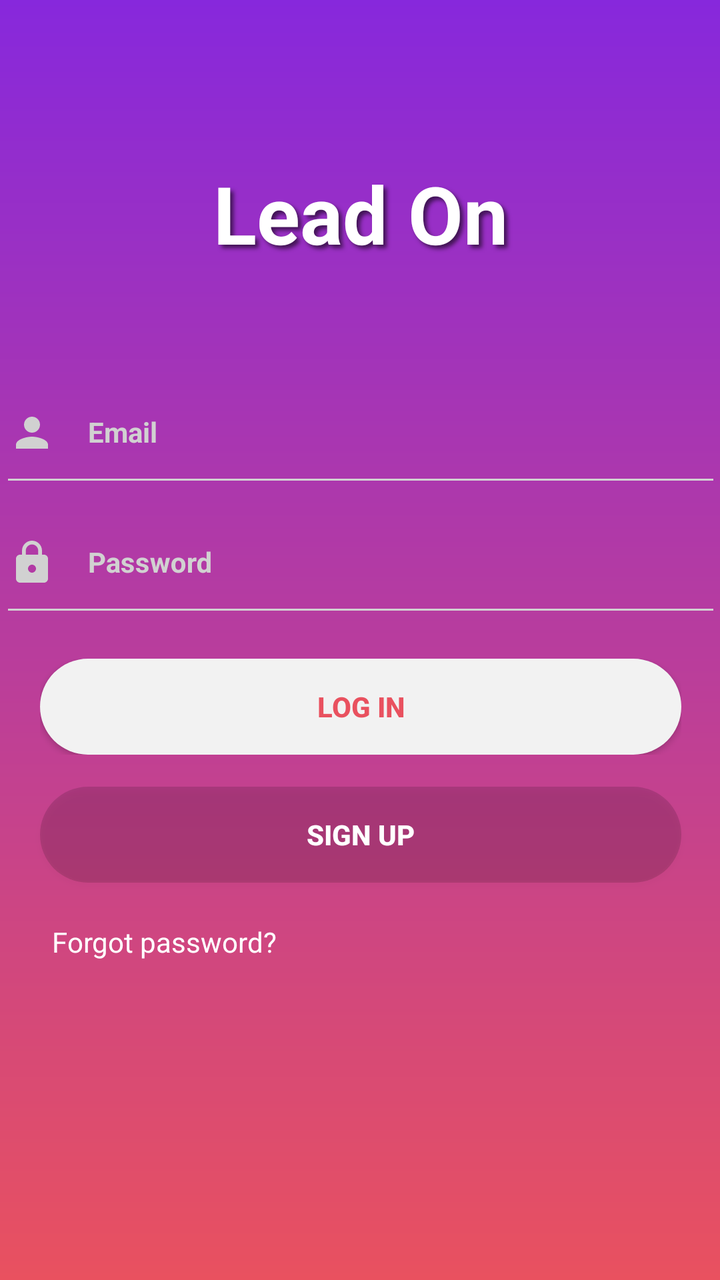
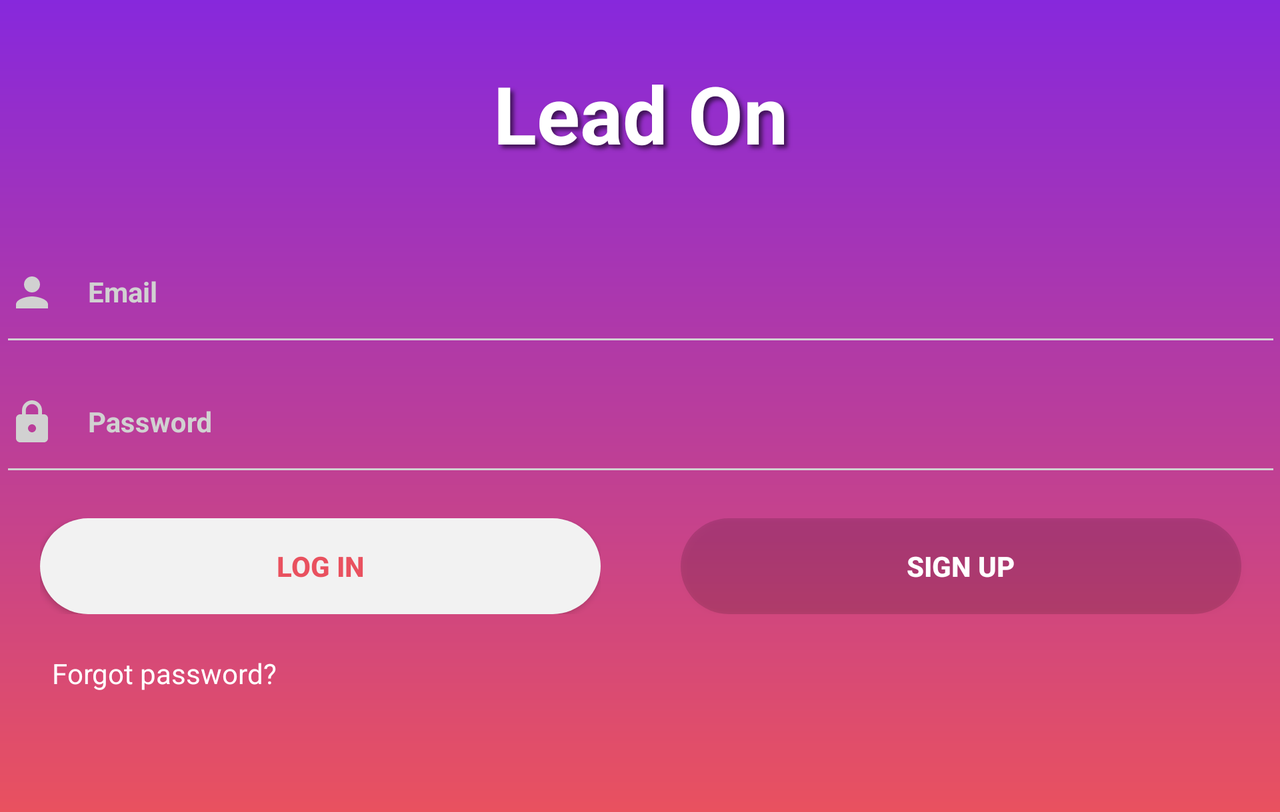

One screen, two layout resources from the same app: the default and the repository's alternative for another configuration. Each is rendered where Android would select it; the XML of both is given below.
<!-- AndroidManifest.xml: activity theme Theme.AppCompat.Light.NoActionBar -->
<!-- res/layout/activity_login.xml -->
<?xml version="1.0" encoding="utf-8"?>
<ScrollView xmlns:android="http://schemas.android.com/apk/res/android"
    xmlns:tools="http://schemas.android.com/tools"
    android:id="@+id/root_view"
    android:layout_width="match_parent"
    android:layout_height="match_parent"
    android:background="@drawable/login_bg"
    android:fitsSystemWindows="true"
    android:gravity="center_horizontal"
    android:orientation="vertical"
    android:paddingLeft="@dimen/activity_horizontal_margin"
    android:paddingTop="@dimen/activity_vertical_margin"
    android:paddingRight="@dimen/activity_horizontal_margin"
    android:paddingBottom="@dimen/activity_vertical_margin"
    tools:context=".module.login.LoginActivity">

    <LinearLayout
        android:id="@+id/login_form"
        android:layout_width="match_parent"
        android:layout_height="wrap_content"
        android:orientation="vertical">

        <TextView
            android:layout_width="match_parent"
            android:layout_height="wrap_content"
            android:layout_marginTop="80dp"
            android:layout_marginBottom="50dp"
            android:elevation="10dp"
            android:gravity="center"
            android:shadowColor="@color/semi_transparent_dark"
            android:shadowDx="5"
            android:shadowDy="5"
            android:shadowRadius="5"
            android:text="@string/app_name"
            android:textColor="@color/white"
            android:textSize="40sp"
            android:textStyle="bold" />

        <android.support.design.widget.TextInputLayout
            android:layout_width="match_parent"
            android:layout_height="wrap_content"
            android:textColorHint="@color/light_gray">

            <AutoCompleteTextView
                android:id="@+id/email_et"
                android:layout_width="match_parent"
                android:layout_height="wrap_content"
                android:backgroundTint="@color/light_gray"
                android:drawableStart="@drawable/ic_user"
                android:drawablePadding="16dp"
                android:hint="@string/prompt_email"
                android:inputType="textEmailAddress"
                android:maxLines="1"
                android:paddingBottom="20dp"
                android:nextFocusDown="@id/password_et"
                android:singleLine="true"
                android:textColor="@color/white"
                android:textColorHint="@color/light_gray"
                android:textSize="14sp"
                android:textStyle="bold" />

        </android.support.design.widget.TextInputLayout>

        <android.support.design.widget.TextInputLayout
            android:layout_width="match_parent"
            android:layout_height="wrap_content"
            android:textColorHint="@color/light_gray">

            <EditText
                android:id="@+id/password_et"
                android:layout_width="match_parent"
                android:layout_height="wrap_content"
                android:backgroundTint="@color/light_gray"
                android:drawableStart="@drawable/ic_password"
                android:drawablePadding="16dp"
                android:hint="@string/prompt_password"
                android:imeActionId="6"
                android:imeActionLabel="@string/action_sign_in_short"
                android:imeOptions="actionUnspecified"
                android:inputType="textPassword"
                android:maxLines="1"
                android:paddingBottom="20dp"
                android:singleLine="true"
                android:textColor="@color/white"
                android:textColorHint="@color/light_gray"
                android:textSize="14sp"
                android:textStyle="bold" />

        </android.support.design.widget.TextInputLayout>

        <RelativeLayout
            android:layout_width="match_parent"
            android:layout_height="wrap_content"
            android:layout_marginStart="20dp"
            android:layout_marginTop="16dp"
            android:layout_marginEnd="20dp">

            <Button
                android:id="@+id/log_in_btn"
                android:layout_width="match_parent"
                android:layout_height="48dp"
                android:background="@drawable/login_button_bg"
                android:text="@string/log_in"
                android:textColor="@color/colorAccent"
                android:textStyle="bold"
                tools:visibility="visible" />

            <ProgressBar
                android:id="@+id/login_pb"
                android:layout_width="wrap_content"
                android:layout_height="wrap_content"
                android:layout_centerInParent="true" />

        </RelativeLayout>

        <Button
            android:id="@+id/sign_up_btn"
            android:layout_width="match_parent"
            android:layout_height="48dp"
            android:layout_marginStart="20dp"
            android:layout_marginTop="16dp"
            android:layout_marginEnd="20dp"
            android:background="@drawable/signup_button_bg"
            android:foreground="?attr/selectableItemBackground"
            android:text="@string/sign_up"
            android:textColor="@color/white"
            android:textStyle="bold" />

        <TextView
            android:id="@+id/forgot_password_tv"
            android:layout_width="wrap_content"
            android:layout_height="wrap_content"
            android:layout_marginStart="16dp"
            android:layout_marginTop="10dp"
            android:layout_marginBottom="50dp"
            android:background="?attr/selectableItemBackground"
            android:clickable="true"
            android:focusable="true"
            android:padding="10dp"
            android:text="@string/forgot_password"
            android:textColor="@color/white" />

    </LinearLayout>
</ScrollView>
<!-- resources referenced by this layout -->
<resources>
  <color name="colorAccent">#e9515f</color>
  <color name="light_gray">#d1d1d1</color>
  <color name="semi_transparent_dark">#93000000</color>
  <color name="white">#ffffff</color>
  <!-- drawable ic_password (drawable) -->
  <vector xmlns:android="http://schemas.android.com/apk/res/android"
      android:width="24dp"
      android:height="24dp"
      android:viewportWidth="24"
      android:viewportHeight="24">
      <path
          android:fillColor="@color/light_gray"
          android:pathData="M18,8h-1L17,6c0,-2.76 -2.24,-5 -5,-5S7,3.24 7,6v2L6,8c-1.1,0 -2,0.9 -2,2v10c0,1.1 0.9,2 2,2h12c1.1,0 2,-0.9 2,-2L20,10c0,-1.1 -0.9,-2 -2,-2zM12,17c-1.1,0 -2,-0.9 -2,-2s0.9,-2 2,-2 2,0.9 2,2 -0.9,2 -2,2zM15.1,8L8.9,8L8.9,6c0,-1.71 1.39,-3.1 3.1,-3.1 1.71,0 3.1,1.39 3.1,3.1v2z" />
  </vector>
  <!-- drawable ic_user (drawable) -->
  <vector xmlns:android="http://schemas.android.com/apk/res/android"
      android:width="24dp"
      android:height="24dp"
      android:viewportWidth="24"
      android:viewportHeight="24">
      <path
          android:fillColor="@color/light_gray"
          android:pathData="M12,12c2.21,0 4,-1.79 4,-4s-1.79,-4 -4,-4 -4,1.79 -4,4 1.79,4 4,4zM12,14c-2.67,0 -8,1.34 -8,4v2h16v-2c0,-2.66 -5.33,-4 -8,-4z" />
  </vector>
  <!-- drawable login_bg (drawable) -->
  <?xml version="1.0" encoding="utf-8"?>
  <shape xmlns:android="http://schemas.android.com/apk/res/android">
  
      <gradient
          android:angle="270"
          android:endColor="@color/login_bg_end"
          android:startColor="@color/login_bg_start" />
  </shape>
  <!-- drawable login_button_bg (drawable) -->
  <?xml version="1.0" encoding="utf-8"?>
  <shape xmlns:android="http://schemas.android.com/apk/res/android">
  
      <solid android:color="@color/button_bg" />
      <corners android:radius="30dp" />
  </shape>
  <!-- drawable signup_button_bg (drawable) -->
  <?xml version="1.0" encoding="utf-8"?>
  <shape xmlns:android="http://schemas.android.com/apk/res/android">
  
      <corners android:radius="30dp" />
      <solid android:color="@color/semi_transparent" />
  </shape>
  <string name="action_sign_in_short">Sign in</string>
  <string name="app_name">Lead On</string>
  <string name="forgot_password">Forgot password?</string>
  <string name="log_in">Log In</string>
  <string name="prompt_email">Email</string>
  <string name="prompt_password">Password</string>
  <string name="sign_up">Sign Up</string>
  <color name="login_bg_end">#e9515f</color>
  <color name="login_bg_start">#8728dc</color>
  <color name="button_bg">#f2f2f2</color>
  <color name="semi_transparent">#23000000</color>
</resources>
<!-- res/layout-land/activity_login.xml (the repository's variant of the layout above) -->
<!-- drawn on the phone turned sideways -->
<?xml version="1.0" encoding="utf-8"?>
<ScrollView xmlns:android="http://schemas.android.com/apk/res/android"
    xmlns:tools="http://schemas.android.com/tools"
    android:id="@+id/root_view"
    android:layout_width="match_parent"
    android:layout_height="match_parent"
    android:background="@drawable/login_bg"
    android:fitsSystemWindows="true"
    android:gravity="center_horizontal"
    android:orientation="vertical"
    android:paddingLeft="@dimen/activity_horizontal_margin"
    android:paddingTop="@dimen/activity_vertical_margin"
    android:paddingRight="@dimen/activity_horizontal_margin"
    android:paddingBottom="@dimen/activity_vertical_margin"
    tools:context=".module.login.LoginActivity">

    <LinearLayout
        android:id="@+id/login_form"
        android:layout_width="match_parent"
        android:layout_height="wrap_content"
        android:orientation="vertical">

        <TextView
            android:layout_width="match_parent"
            android:layout_height="wrap_content"
            android:layout_marginTop="30dp"
            android:layout_marginBottom="30dp"
            android:elevation="10dp"
            android:gravity="center"
            android:shadowColor="@color/semi_transparent_dark"
            android:shadowDx="5"
            android:shadowDy="5"
            android:shadowRadius="5"
            android:text="@string/app_name"
            android:textColor="@color/white"
            android:textSize="40sp"
            android:textStyle="bold" />

        <android.support.design.widget.TextInputLayout
            android:layout_width="match_parent"
            android:layout_height="wrap_content"
            android:textColorHint="@color/light_gray">

            <AutoCompleteTextView
                android:id="@+id/email_et"
                android:layout_width="match_parent"
                android:layout_height="wrap_content"
                android:backgroundTint="@color/light_gray"
                android:drawableStart="@drawable/ic_user"
                android:drawablePadding="16dp"
                android:hint="@string/prompt_email"
                android:inputType="textEmailAddress"
                android:maxLines="1"
                android:nextFocusDown="@id/password_et"
                android:paddingBottom="20dp"
                android:singleLine="true"
                android:textColor="@color/white"
                android:textColorHint="@color/light_gray"
                android:textSize="14sp"
                android:textStyle="bold" />

        </android.support.design.widget.TextInputLayout>

        <android.support.design.widget.TextInputLayout
            android:layout_width="match_parent"
            android:layout_height="wrap_content"
            android:textColorHint="@color/light_gray">

            <EditText
                android:id="@+id/password_et"
                android:layout_width="match_parent"
                android:layout_height="wrap_content"
                android:backgroundTint="@color/light_gray"
                android:drawableStart="@drawable/ic_password"
                android:drawablePadding="16dp"
                android:hint="@string/prompt_password"
                android:imeActionId="6"
                android:imeActionLabel="@string/action_sign_in_short"
                android:imeOptions="actionUnspecified"
                android:inputType="textPassword"
                android:maxLines="1"
                android:paddingBottom="20dp"
                android:singleLine="true"
                android:textColor="@color/white"
                android:textColorHint="@color/light_gray"
                android:textSize="14sp"
                android:textStyle="bold" />

        </android.support.design.widget.TextInputLayout>

        <LinearLayout
            android:layout_width="match_parent"
            android:layout_height="wrap_content"
            android:orientation="horizontal">

            <RelativeLayout
                android:layout_width="0dp"
                android:layout_height="wrap_content"
                android:layout_marginStart="20dp"
                android:layout_marginTop="16dp"
                android:layout_marginEnd="20dp"
                android:layout_weight="1">

                <Button
                    android:id="@+id/log_in_btn"
                    android:layout_width="match_parent"
                    android:layout_height="48dp"
                    android:background="@drawable/login_button_bg"
                    android:text="@string/log_in"
                    android:textColor="@color/colorAccent"
                    android:textStyle="bold"
                    tools:visibility="visible" />

                <ProgressBar
                    android:id="@+id/login_pb"
                    android:layout_width="wrap_content"
                    android:layout_height="wrap_content"
                    android:layout_centerInParent="true" />

            </RelativeLayout>

            <Button
                android:id="@+id/sign_up_btn"
                android:layout_width="0dp"
                android:layout_height="48dp"
                android:layout_marginStart="20dp"
                android:layout_marginTop="16dp"
                android:layout_marginEnd="20dp"
                android:layout_weight="1"
                android:background="@drawable/signup_button_bg"
                android:foreground="?attr/selectableItemBackground"
                android:text="@string/sign_up"
                android:textColor="@color/white"
                android:textStyle="bold" />
        </LinearLayout>

        <TextView
            android:id="@+id/forgot_password_tv"
            android:layout_width="wrap_content"
            android:layout_height="wrap_content"
            android:layout_marginStart="16dp"
            android:layout_marginTop="10dp"
            android:layout_marginBottom="50dp"
            android:background="?attr/selectableItemBackground"
            android:clickable="true"
            android:focusable="true"
            android:padding="10dp"
            android:text="@string/forgot_password"
            android:textColor="@color/white" />

    </LinearLayout>
</ScrollView>
